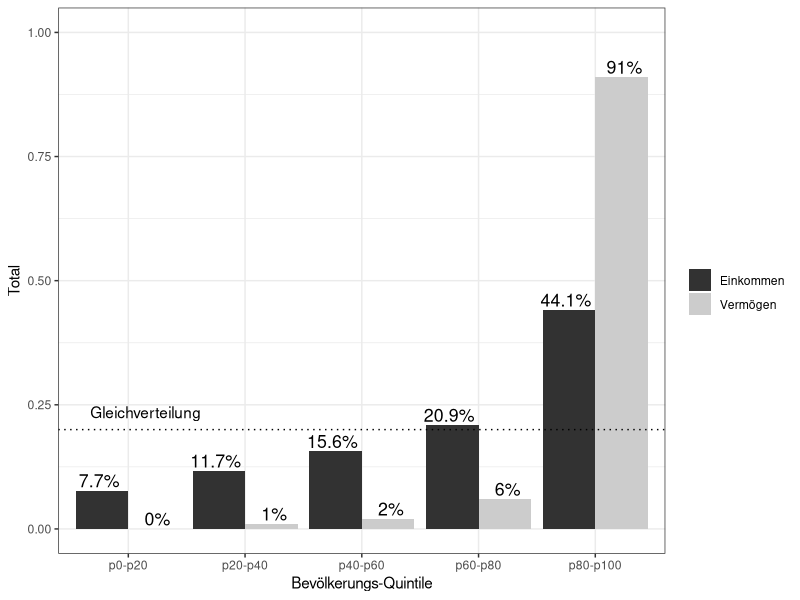
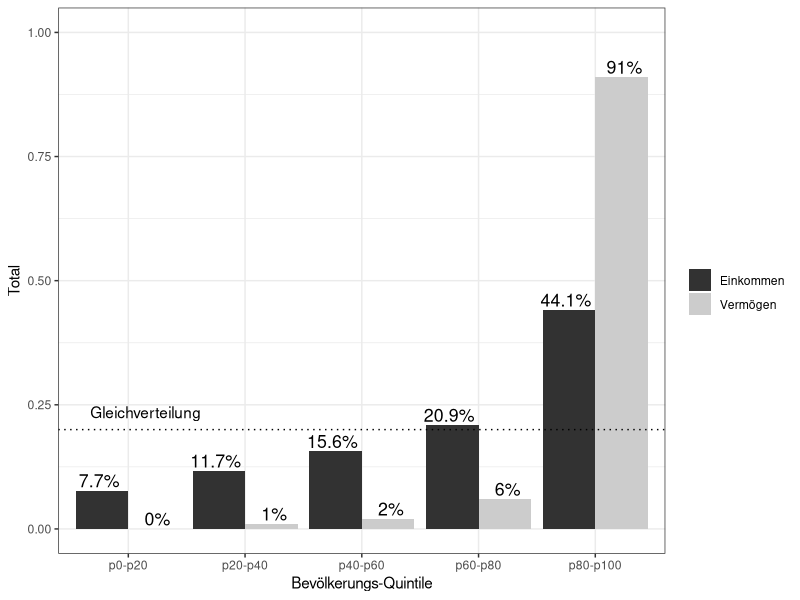

Write the R code that produced these figures, in order.
####
# Barplot - Vergleich von Einkommen/Vermögen im Jahr 2010
# nach Bevölkerungsquintilen

##
# Packages laden
#install.packages("reshape2") 

library(reshape2)

## 
# Daten laden

setwd("/Users/oliverhuembelin/kongressband/data") 
estv.prop<-read.table("estv_proptab.csv", header = TRUE, sep = ";")

##
# Daten transformieren

names(estv.prop)[2] <- "1950"
names(estv.prop)[3] <- "Einkommen"
names(estv.prop)[4] <- "Vermögen"
estvpr <- melt(estv.prop[,c('Perzentile','Einkommen','Vermögen')],id.vars = 1)
levels(estvpr$Perzentile) <- c("Q1", "Q2", "Q3","Q4","Q5") 

## 
# Grafik ploten 

library(ggplot2)

g1<-ggplot(estvpr,aes(x = Perzentile,y = value,ymax=1,fill = variable)) + 
geom_bar(aes(fill = variable),stat="identity",position = "dodge") + 
geom_text(aes(label = paste0(value*100,"%"), y = value+0.02), size=4.5, position= position_dodge(width=1)) + 
  scale_fill_manual(values=c("#323232","#CCCCCC"),name = "")+
  ylab("Total") + 
xlab("Bevölkerungs-Quintile") + geom_hline(yintercept=0.2,linetype="dotted") +
annotate("text", x = 1.15, y = 0.235, label = "Gleichverteilung") +
theme_bw()
g1

##
# Grafik als pdf speichern

pdf("/Users/oliverhuembelin/kongressband/data/incwea2010.pdf",
    width=8, height=5)
g1
dev.off()


##
# Lorenzkurve





